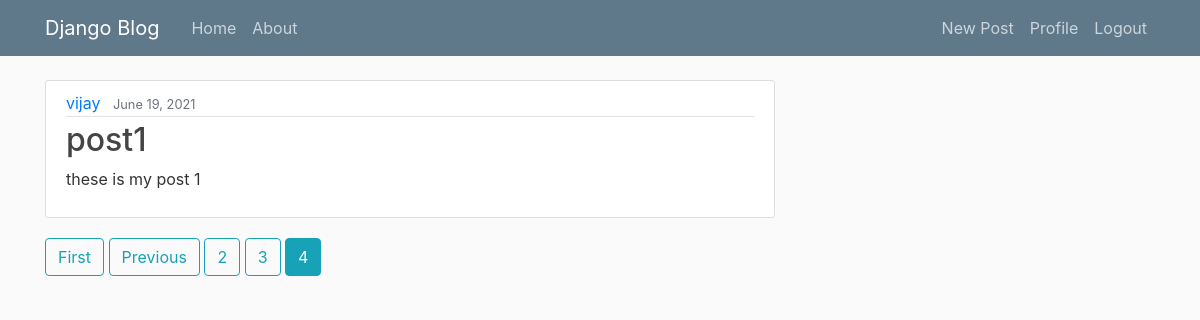
The app's page /?page=4 (signed in) with its own data.
### blog/models.py (models this page shows, shortened)
class Post(models.Model):
    title=models.CharField(max_length=100)
    content=models.TextField()
    date_posted=models.DateTimeField(default=timezone.now)
    author=models.ForeignKey(User,on_delete=models.CASCADE)# ONE TO MANY RELATIONSHIP CREATE FOR USER AND POST:

### blog/views.py (the view)
# urls.py: path('',views.PostListView.as_view(),name='blog-posts'),
class PostListView(LoginRequiredMixin,ListView):
    model = Post
    template_name = 'blog/home.html'
    context_object_name = 'posts'
    ordering = ['-date_posted']
    paginate_by = 3           # MINS ye ordring hain ye kya karta,ki ye jo ham nayi post dalte hain nto ye post startting me diknni chahiye..old bad me

### blog/templates/blog/home.html (shortened to what this page needs)
{% extends "base.html" %}
{% block body %}
    {% for post in posts %}
        <article class="media content-section">
          <div class="media-body">
            <div class="article-metadata">
              <a class="mr-2" href="{% url 'user-posts' post.author %}">{{ post.author }}</a>
              <small class="text-muted">{{ post.date_posted|date:"F d, Y"  }}</small>
            </div>
            <h2><a class="article-title" href="{% url 'blog-details' post.id %}">{{ post.title }}</a></h2>
            <p class="article-content">{{ post.content }}</p>
          </div>
        </article>
    {% endfor %}
    {% if is_paginated %}
        {% if page_obj.has_previous %}
          <a class="btn btn-outline-info mb-4" href="?page=1">First</a>
          <a class="btn btn-outline-info mb-4" href="?page={{ page_obj.previous_page_number }}">Previous</a>
        {% endif %}
        {% for num in page_obj.paginator.page_range %}
          {% if page_obj.number == num %}
            <a class="btn btn-info mb-4" href="?page={{ num }}">{{ num }}</a>
          {% elif num > page_obj.number|add:'-3' and num < page_obj.number|add:'3' %}
            <a class="btn btn-outline-info mb-4" href="?page={{ num }}">{{ num }}</a>
          {% endif %}
        {% endfor %}
    {% endif %}
{% endblock body %}

### blog/static/css/main.css (style rules this page uses)
body { background: #fafafa; color: #333333; margin-top: 5rem; }
h1, h2, h3, h4, h5, h6 { color: #444444; }
.content-section { background: #ffffff; padding: 10px 20px; border: 1px solid #dddddd; border-radius: 3px; margin-bottom: 20px; }
.article-title { color: #444444; }
.article-content { white-space: pre-line; }
.article-metadata { padding-bottom: 1px; margin-bottom: 4px; border-bottom: 1px solid #e3e3e3 }

### records on screen
Post: author "vijay", date_posted "June 19, 2021", title "post1", content "these is my post 1"

### other values on screen
{{ num }} "2" "3"
{{ num }} "4"
